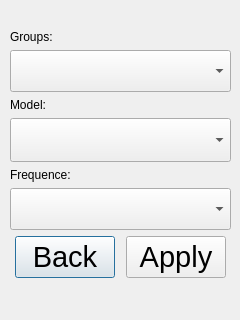
<?xml version="1.0" encoding="UTF-8"?>
<ui version="4.0">
 <class>StartDialog</class>
 <widget class="QDialog" name="StartDialog">
  <property name="geometry">
   <rect>
    <x>0</x>
    <y>0</y>
    <width>240</width>
    <height>320</height>
   </rect>
  </property>
  <property name="minimumSize">
   <size>
    <width>240</width>
    <height>320</height>
   </size>
  </property>
  <property name="maximumSize">
   <size>
    <width>240</width>
    <height>320</height>
   </size>
  </property>
  <property name="windowTitle">
   <string>Dialog</string>
  </property>
  <widget class="QWidget" name="verticalLayoutWidget">
   <property name="geometry">
    <rect>
     <x>10</x>
     <y>30</y>
     <width>221</width>
     <height>271</height>
    </rect>
   </property>
   <layout class="QVBoxLayout" name="verticalLayout">
    <item>
     <widget class="QLabel" name="labelGroups">
      <property name="text">
       <string>Groups:</string>
      </property>
     </widget>
    </item>
    <item>
     <widget class="QComboBox" name="comboBoxGroups">
      <property name="font">
       <font>
        <pointsize>22</pointsize>
       </font>
      </property>
     </widget>
    </item>
    <item>
     <widget class="QLabel" name="labelModels">
      <property name="text">
       <string>Model:</string>
      </property>
     </widget>
    </item>
    <item>
     <widget class="QComboBox" name="comboBoxModels">
      <property name="minimumSize">
       <size>
        <width>0</width>
        <height>44</height>
       </size>
      </property>
      <property name="font">
       <font>
        <pointsize>7</pointsize>
       </font>
      </property>
     </widget>
    </item>
    <item>
     <widget class="QLabel" name="labelFreq">
      <property name="text">
       <string>Frequence:</string>
      </property>
     </widget>
    </item>
    <item>
     <widget class="QComboBox" name="comboBoxFreqs">
      <property name="font">
       <font>
        <pointsize>22</pointsize>
       </font>
      </property>
     </widget>
    </item>
    <item>
     <layout class="QHBoxLayout" name="horizontalLayout_2">
      <item>
       <widget class="QPushButton" name="pushButtonStartDialogBack">
        <property name="minimumSize">
         <size>
          <width>100</width>
          <height>0</height>
         </size>
        </property>
        <property name="maximumSize">
         <size>
          <width>100</width>
          <height>16777215</height>
         </size>
        </property>
        <property name="font">
         <font>
          <pointsize>22</pointsize>
         </font>
        </property>
        <property name="text">
         <string>Back</string>
        </property>
       </widget>
      </item>
      <item>
       <widget class="QPushButton" name="pushButtonStartDialogApply">
        <property name="minimumSize">
         <size>
          <width>100</width>
          <height>0</height>
         </size>
        </property>
        <property name="maximumSize">
         <size>
          <width>100</width>
          <height>16777215</height>
         </size>
        </property>
        <property name="font">
         <font>
          <pointsize>22</pointsize>
         </font>
        </property>
        <property name="text">
         <string>Apply</string>
        </property>
       </widget>
      </item>
     </layout>
    </item>
    <item>
     <spacer name="verticalSpacer">
      <property name="orientation">
       <enum>Qt::Vertical</enum>
      </property>
      <property name="sizeHint" stdset="0">
       <size>
        <width>20</width>
        <height>40</height>
       </size>
      </property>
     </spacer>
    </item>
   </layout>
  </widget>
 </widget>
 <resources/>
 <connections/>
</ui>
